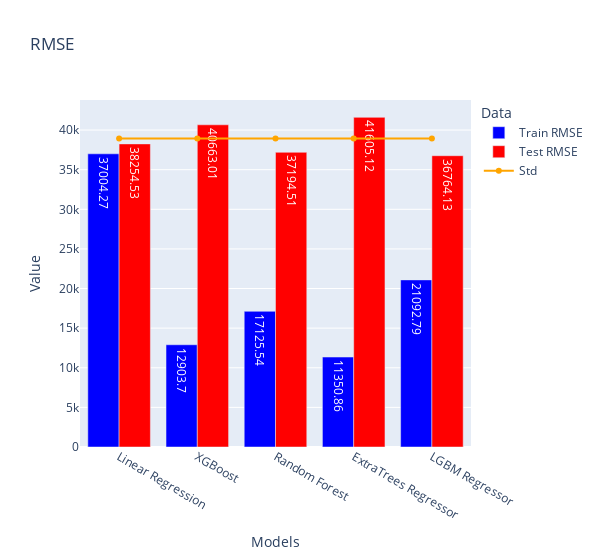

This figure's notebook cell:
### Code cell
fig = go.Figure()

# Bar chart for RMSE
fig.add_trace(go.Bar(
    x=models,
    y=train_rmse,
    name='Train RMSE',
    marker_color='blue',
    text=train_rmse,  # Add this line to specify the text for each bar
    # 'auto' places the text inside the bars; you can also use 'outside' or 'inside'
    textposition='auto'
))

fig.add_trace(go.Bar(
    x=models,
    y=test_rmse,
    name='Test RMSE',
    marker_color='red',
    text=test_rmse,  # Add this line to specify the text for each bar
    # 'auto' places the text inside the bars; you can also use 'outside' or 'inside'
    textposition='auto'
))
# Update the layout
fig.update_layout(
    barmode='group',
    title='RMSE',
    xaxis_title='Models',
    yaxis_title='Value',
    legend_title='Data',
    width=600,
    # plot_bgcolor='rgba(0,0,0,0)',  # Set plot background color to transparent
    # paper_bgcolor='rgba(0,0,0,0)'
)

# # Line chart for std
# fig.add_trace(go.Scatter(
#     x=models,
#     y=[stdev for model in models],
#     mode='lines+markers',
#     name='Std',
#     line=dict(color='green', width=2)
# ))

# Line chart for std
fig.add_trace(go.Scatter(
    x=models,
    y=[standard_deviation for i in range(len(models))],
    mode='lines+markers',
    name='Std',
    line=dict(color='orange', width=2)
))

# # Line chart for std
# fig.add_trace(go.Scatter(
#     x=models,
#     y=[standard_error for i in range(len(models))],
#     mode='lines+markers',
#     name='SE',
#     line=dict(color='green', width=2)
# ))

# Show the plot
fig.show()

### Figure 1 — Plotly figure (JSON) as saved in the notebook; plotly's stock layout.template omitted (floating-point values rounded to 4 significant figures)
{"data": [{"marker": {"color": "blue"}, "name": "Train RMSE", "text": ["37004.27", "12903.7", "17125.54", "11350.86", "21092.79"], "textposition": "auto", "type": "bar", "x": ["Linear Regression", "XGBoost", "Random Forest", "ExtraTrees Regressor", "LGBM Regressor"], "y": [37000.0, 12900.0, 17130.0, 11350.0, 21090.0]}, {"marker": {"color": "red"}, "name": "Test RMSE", "text": ["38254.53", "40663.01", "37194.51", "41605.12", "36764.13"], "textposition": "auto", "type": "bar", "x": ["Linear Regression", "XGBoost", "Random Forest", "ExtraTrees Regressor", "LGBM Regressor"], "y": [38250.0, 40660.0, 37190.0, 41610.0, 36760.0]}, {"line": {"color": "orange", "width": 2}, "mode": "lines+markers", "name": "Std", "type": "scatter", "x": ["Linear Regression", "XGBoost", "Random Forest", "ExtraTrees Regressor", "LGBM Regressor"], "y": [38930.0, 38930.0, 38930.0, 38930.0, 38930.0]}], "layout": {"barmode": "group", "legend": {"title": {"text": "Data"}}, "title": {"text": "RMSE"}, "width": 600, "xaxis": {"title": {"text": "Models"}}, "yaxis": {"title": {"text": "Value"}}}}
